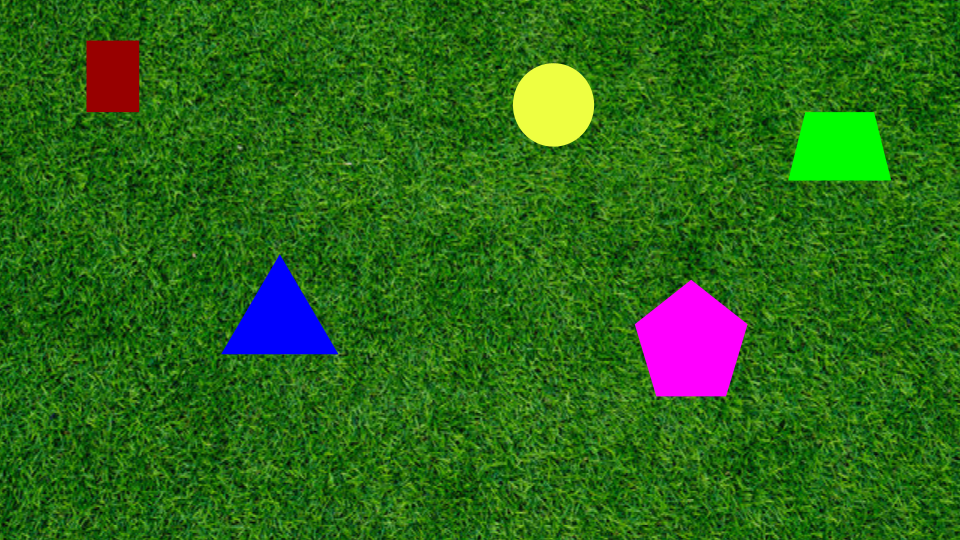
#> input picture data/PennAirImageStatic.png, 960 x 540 px
$ python -i detector.py   (imports and definitions only)
#> lines starting #> are read from the running program, lines starting #| are printed output that depends on the picture; after the words box and inside, x2 and y2 are one past the last pixel; in counts of white or black regions, pixels touching at a corner belong together
#> further down, picture is the input picture: shape (540, 960, 3); mean B, G, R 24.5, 104.6, 44
import cv2
import numpy as np

FX = 2564.3186869
FY = 2569.70273111
CIRCLE_RADIUS_IN = 10.0


# [6 lines left out: function circularity, not called in this run]


def find_circle(shapes):
    best = max(shapes, key=lambda s: circularity(s[0]))
    return best if circularity(best[0]) > 0.85 else None

# [46 lines left out: functions compute_depth, back_project, build_mask, find_shapes, not called in this run]

def build_mask_flood(img, var_thresh=100, window=11):
#> called with var_thresh = 100, window = 11
    blurred = cv2.GaussianBlur(img, (5, 5), 0)
    gray = cv2.cvtColor(blurred, cv2.COLOR_BGR2GRAY).astype("float32")
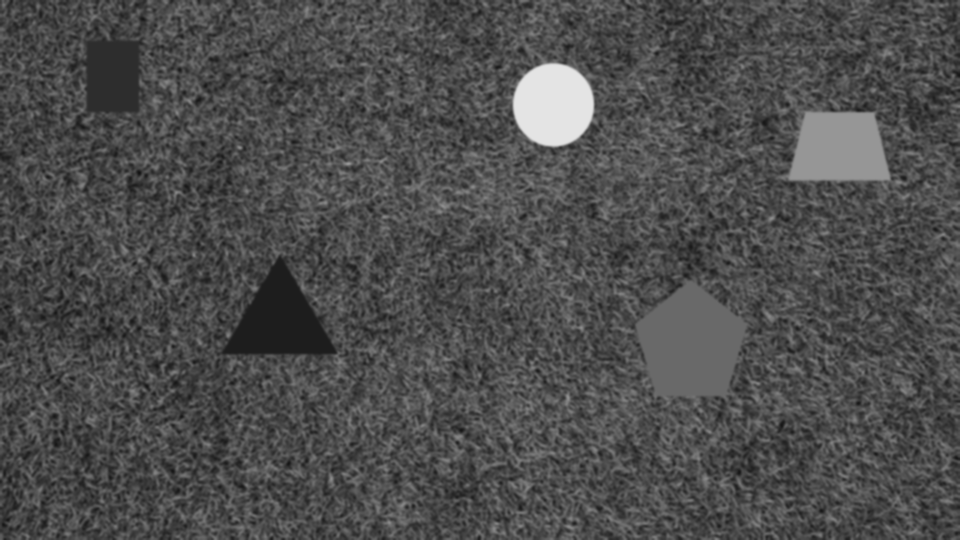
#> gray: shape (540, 960) float32; min 19, max 228, mean 77.3
    mean = cv2.blur(gray, (window, window))
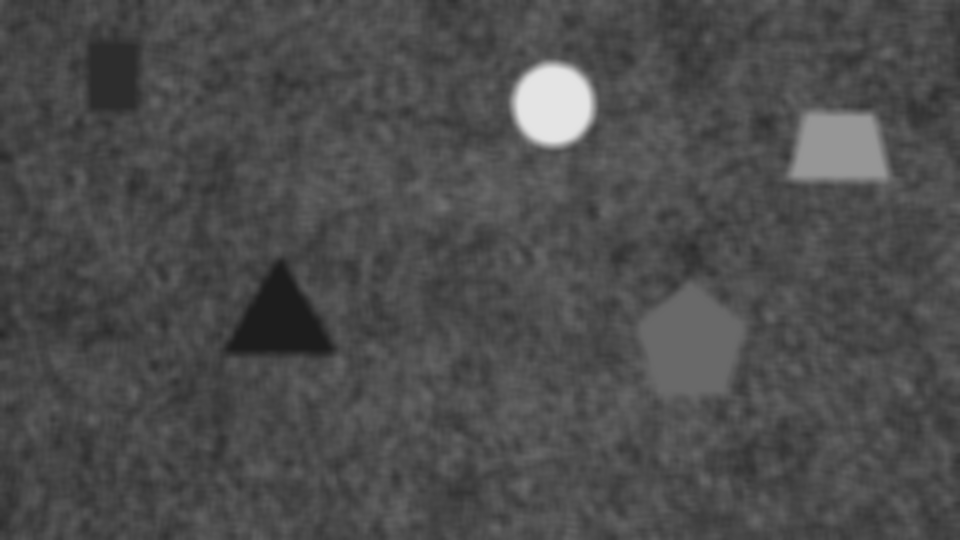
#> mean: shape (540, 960) float32; min 29, max 228, mean 77.3
    sq_mean = cv2.blur(gray * gray, (window, window))
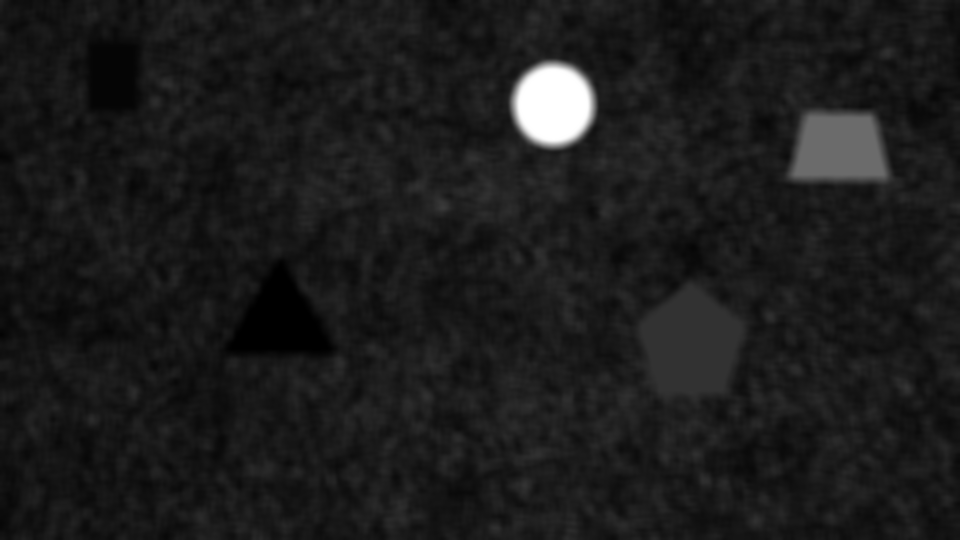
#> sq_mean: shape (540, 960) float32; min 841, max 51984, mean 6552.9; drawn with min black and max white
    variance = sq_mean - mean * mean
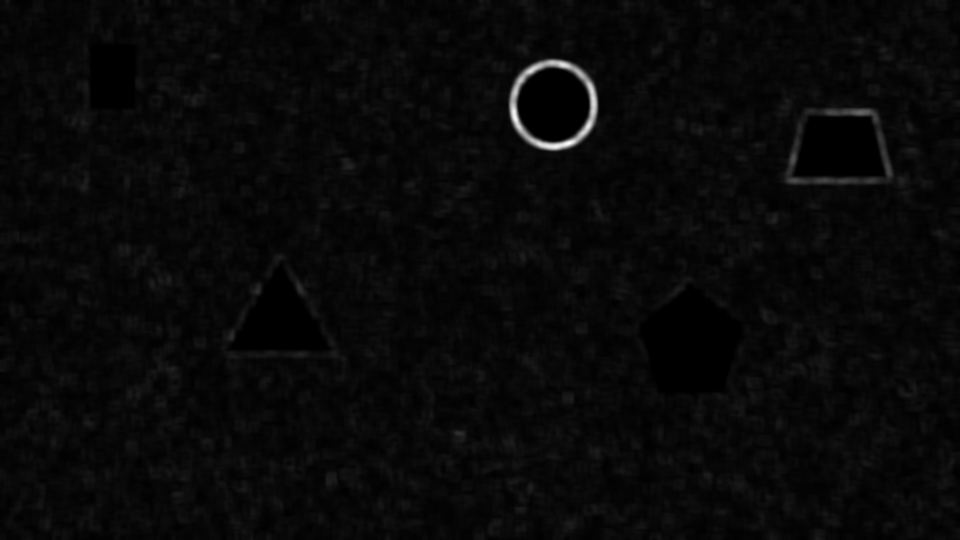
#> variance: shape (540, 960) float32; min 0, max 5456.7, mean 196.9; drawn with min black and max white

    bg = cv2.inRange(variance, var_thresh, 1e9)
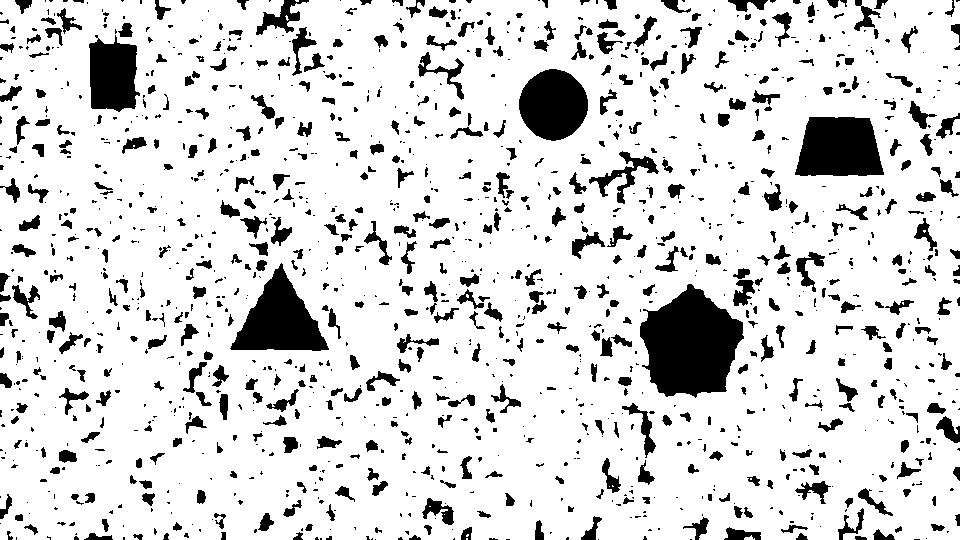
#> bg: shape (540, 960); 85.4% white; 1386 black regions (817 under 20 px), largest, box (x1, y1, x2, y2) and area: (640, 284, 744, 398) 8022, (230, 263, 329, 351) 4450, (795, 117, 884, 176) 4374
    kernel = cv2.getStructuringElement(cv2.MORPH_ELLIPSE, (9, 9))
    bg = cv2.morphologyEx(bg, cv2.MORPH_CLOSE, kernel)
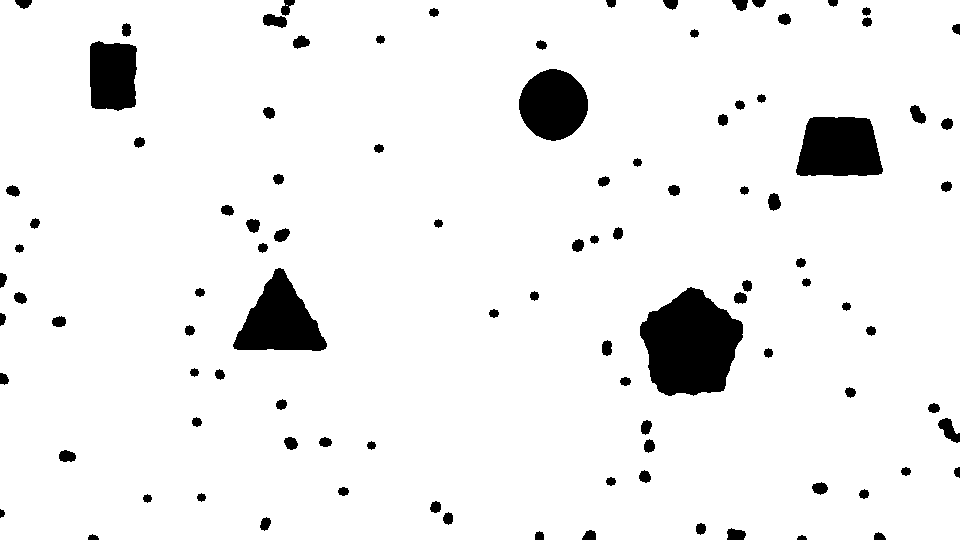
#> bg: shape (540, 960); 93.8% white; 100 black regions, largest, box (x1, y1, x2, y2) and area: (640, 287, 743, 396) 7917, (233, 268, 327, 351) 4396, (796, 117, 883, 176) 4352

    h, w = bg.shape
#> h = 540; w = 960
    ff_mask = np.zeros((h + 2, w + 2), np.uint8)
    filled = bg.copy()
    cv2.floodFill(filled, ff_mask, (0, 0), 255)

    result = cv2.bitwise_not(filled)
    open_kernel = cv2.getStructuringElement(cv2.MORPH_ELLIPSE, (11, 11))
    return cv2.morphologyEx(result, cv2.MORPH_OPEN, open_kernel)
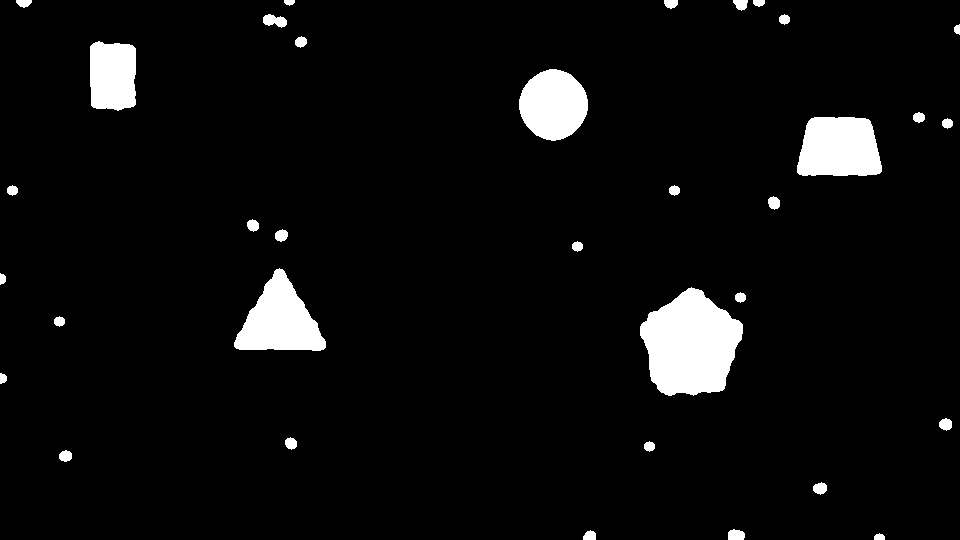
#> returned value: shape (540, 960); 5.1% white; 34 white regions, largest, box (x1, y1, x2, y2) and area: (640, 287, 743, 396) 7891, (234, 268, 326, 351) 4370, (797, 117, 882, 176) 4329

>>> import cv2
>>> picture = cv2.imread('../data/PennAirImageStatic.png')
>>> result = build_mask_flood(picture)
